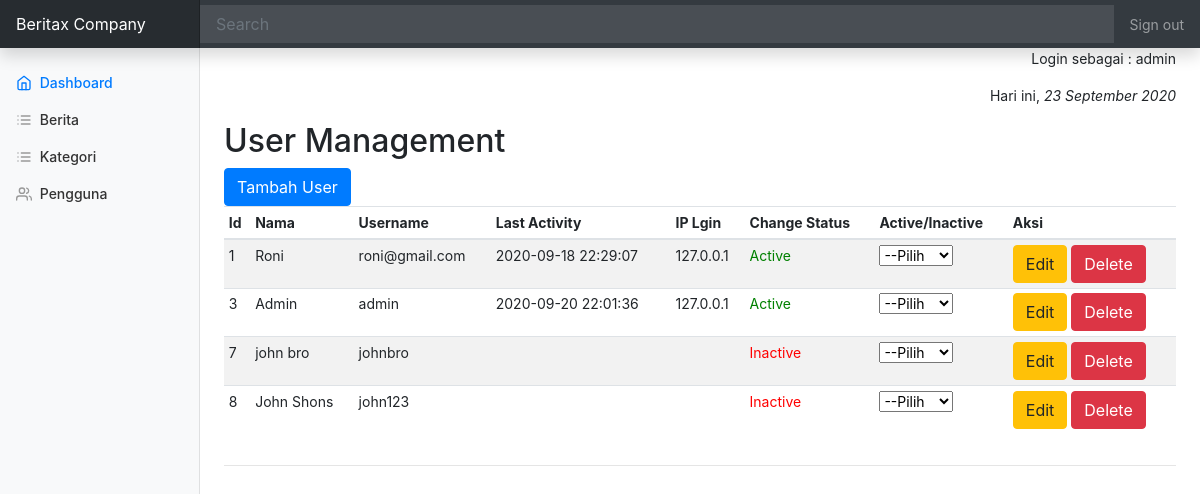
/admin/users.php (signed in), run on the app's committed database.
### tables this page shows
CREATE TABLE `users` (
  `id` int(11) NOT NULL,
  `name` varchar(70) NOT NULL,
  `username` varchar(60) NOT NULL,
  `password` varchar(70) NOT NULL,
  `lastactivity` datetime DEFAULT NULL,
  `login_ip` varchar(20) DEFAULT NULL,
  `status` tinyint(1) NOT NULL DEFAULT '0'
);

### admin/users.php (the view, shortened to what this page needs)
<?php require ('includes/topheader.php'); ?>
<?php require ('includes/leftsidebar.php'); ?>
      <h2 id="mng_user">User Management</h2>
      <button type="button" class="btn btn-primary" data-toggle="modal" data-target="#myModalTambahUser">Tambah User</button>
      <div class="table-responsive">
        <table class="table table-striped table-sm">
          <thead>
            <tr>
              <th>Id</th>
              <th>Nama</th>
              <th>Username</th>
              <th>Last Activity</th>
              <th>IP Lgin</th>
              <th>Change Status</th>
              <th>Active/Inactive</th>
              <th>Aksi</th>
            </tr>
          </thead>
          <tbody>
            <?php
            $qry = mysqli_query($conn,"SELECT * FROM users");
            while ($data = mysqli_fetch_assoc($qry)) {
             ?>
            <tr>
              <td><?php echo $data['id']; ?></td>
              <td><?php echo $data['name'] ?></td>
              <td><?php echo $data['username'] ?></td>
              <td><?php echo $data['lastactivity'] ?></td>
              <td><?php echo $data['login_ip'] ?></td>
              <td>
                <?php
                  if ($data['status']==1) {
                    echo "<p id=sts".$data['id']." style='color: green'>Active</p>";
                  }
                  else {
                    echo "<p sts".$data['id']." style='color: red'>Inactive</p>";
                  }
                 ?>
              </td>
              <td><select onchange="active_inactive_user(this.value,<?php echo $data['id'];?>)">
                  <option value="">--Pilih</option>
              </select></td>
              <td>
      <button type="button" class="btn btn-warning" data-toggle="modal" data-target="#myModalEditUser">Edit</button>
      <a href="proses_del_user.php?id=<?=$data['id'];?>"><button type="button" class="btn btn-danger">Delete</button></a>
    </td>
            </tr>
          <?php } ?>
          </tbody>
        </table>
      </div>
<hr>
<?php require ('includes/footer.php'); ?>

### assets/css/dashboard.css (style rules this page uses)
body { font-size: .875rem; }

### data on the page
users: id "1", name "Roni", username "roni@gmail.com", lastactivity "2020-09-18 22:29:07", login_ip "127.0.0.1"
users: id "3", name "Admin", username "admin", lastactivity "2020-09-20 22:01:36", login_ip "127.0.0.1"
users: id "7", name "john bro", username "johnbro"
users: id "8", name "John Shons", username "john123"

### other printed values
$log_as "admin"
